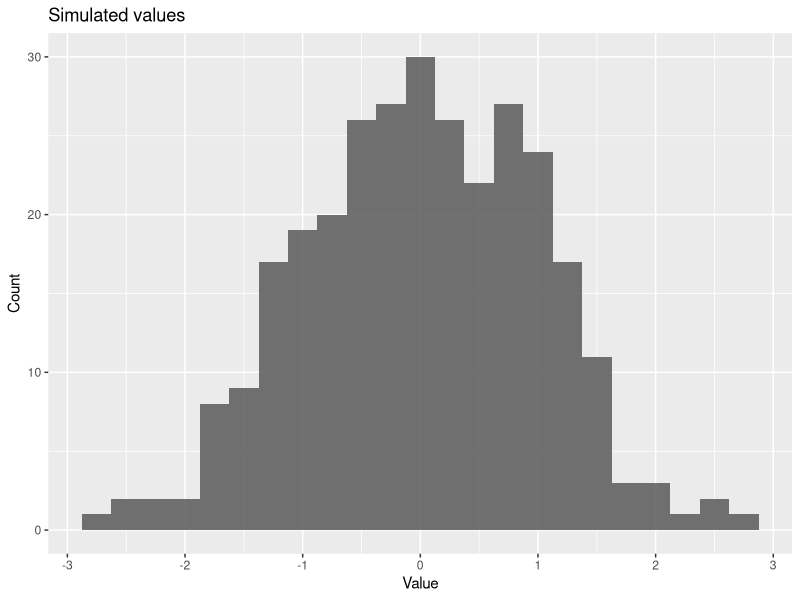
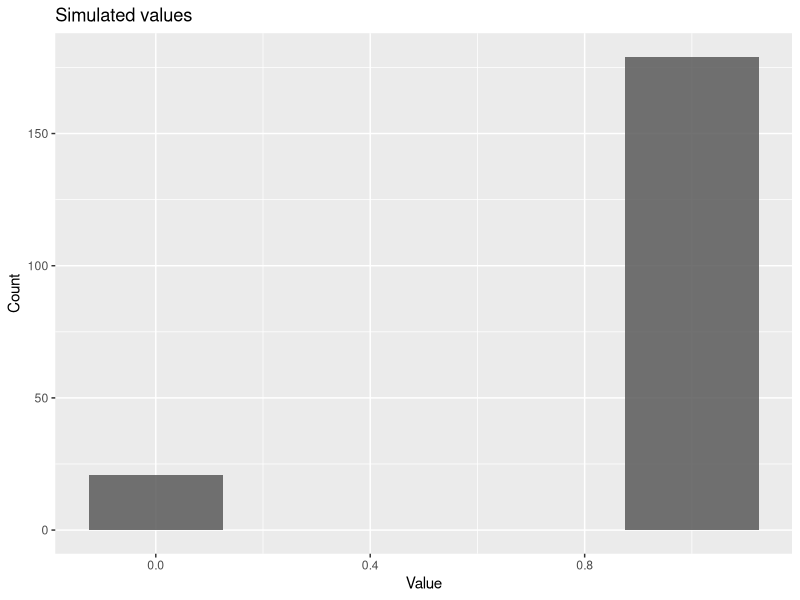
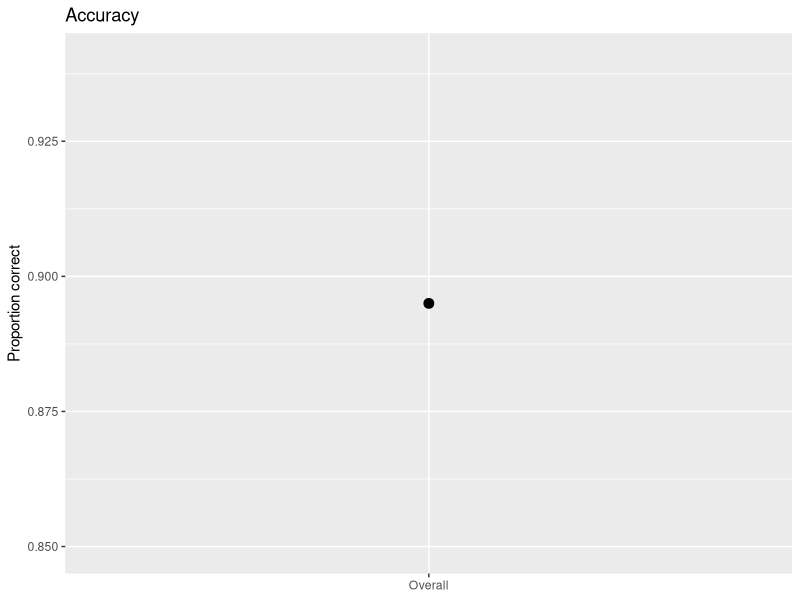
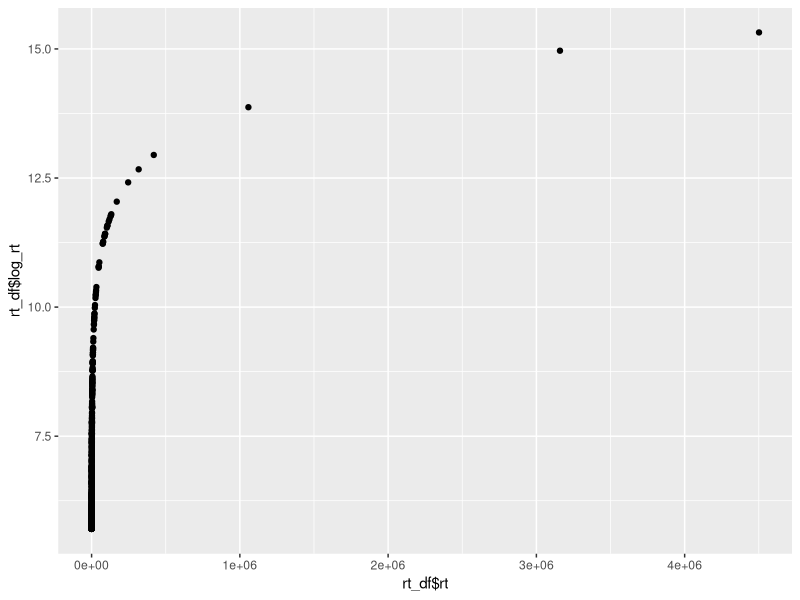
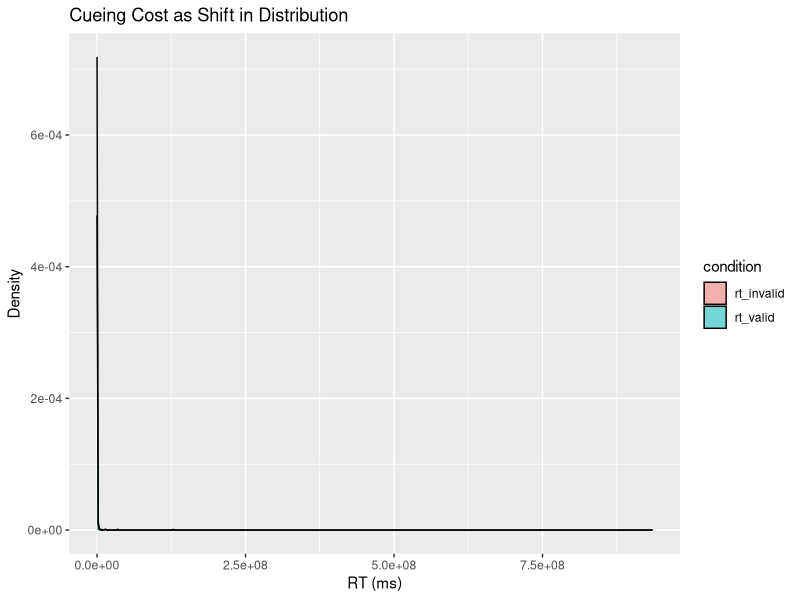
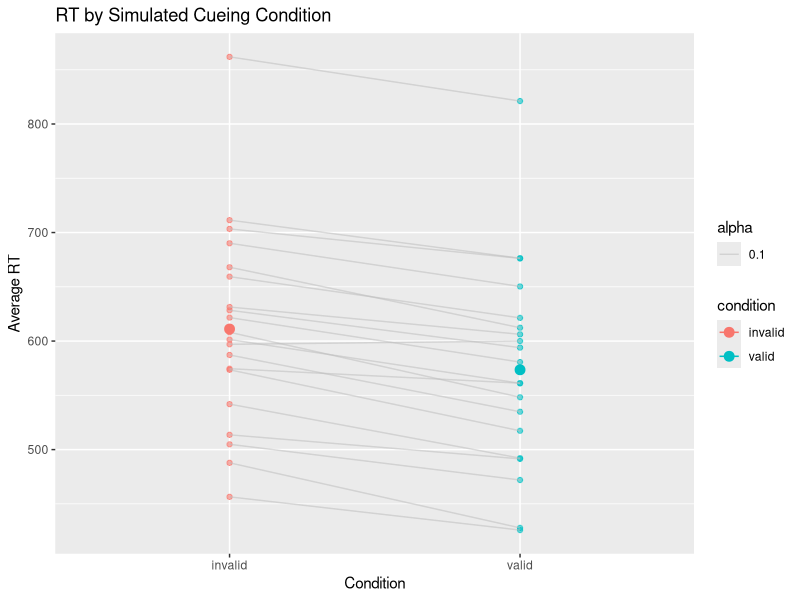

The R script that drew these images, in order:
## ---- chunk 1
#| label: setup
library(tidyverse)
set.seed(2025)

## ---- chunk 2

# you can play around with these
n <- 300 # number of datapoints
mu <- 0 # mean of the distribution
sd_norm <- 1 # sd of the distribution

# rnorm is your simulation function here
# take a look at how it's used by typing ``? rnorm``
## note that this function is taking the inputs you specified above -- it doesn't matter what these are called
norm_df <- tibble(sim_values = rnorm(n, mu, sd_norm))

# so you know, this code would do the same thing
# norm_df <- tibble(sim_values = rnorm(300, 0, 1))

# okay, check out the top of this dataframe
head(norm_df)
## ---- chunk 3
norm_df_summary<- norm_df |> 
  summarise(mean = mean(sim_values), sd = sd(sim_values), n = n())

print(norm_df_summary)

# What happens if you increase the "n"? How do these summaries change?
## ---- chunk 4
ggplot(norm_df, aes(x=sim_values)) +
  geom_histogram(binwidth = 0.25, alpha = 0.85) +
  labs(title = "Simulated values", x = "Value", y = "Count")
## ---- chunk 5
#| label: binom-bernoulli
# TODO: create a simulated dataframe using rbinom (remember, you can look at the help for the function)
acc_df <- tibble(acc = rbinom(200, size = 1, prob = 0.92))

# TODO: summarise and count
acc_df_summary <- acc_df |>
  summarise(prop_correct = mean(acc), n = n())
## ---- chunk 6
## TO DO: Make a histogram of these values
ggplot(acc_df, aes(x=acc)) +
  geom_histogram(binwidth = 0.25, alpha = 0.85) +
  labs(title = "Simulated values", x = "Value", y = "Count")
## ---- chunk 7
# TODO: plot overall proportion 
# Hint:  use `stat_summary(fun = mean)` for the mean

# TO DO: Plot some measure of variability (SD or 95% CI)
# Hint: stat_summary(fun.data = mean_cl_normal, geom = "errorbar", width = 0.1) +
# You have to give stat_summary an x-value, but since there isn't really one here you can just give it a label (e.g., "overall")

ggplot(acc_df, aes(x='Overall', y = acc)) +
  stat_summary(fun = mean, geom = "point", size = 3) +
  stat_summary(fun.data = mean_cl_normal, geom = "errorbar", width = 0.1) +
  labs(x = NULL, y = "Proportion correct", title = "Accuracy")
## ---- chunk 8
#| label: binom-conditions-blocks
# TODO: simulate
acc2 <- tibble(
  condition = rep(c("easy","hard"), each = 100),
  block = rep(rep(1:4, each = 25), times = 2),
  acc = c(rbinom(100, 1, 0.97), rbinom(100, 1, 0.87))
)

# Check per-block counts
acc2 |>
  add_count(block, name = "n_block") |>
  distinct(block, n_block)

# Summaries by condition × block
acc_by_cb <- acc2 |>
  group_by(condition, block) |>
  summarise(prop_correct = mean(acc), trials = n(), .groups = "drop")

# Pivot wider
acc_wide <- acc_by_cb |>
  pivot_wider(names_from = condition, values_from = prop_correct)

# View
acc_by_cb
acc_wide
## ---- chunk 9
# Helper: shifted lognormal RTs (t0 + LogNormal(meanlog, sdlog))
r_shifted_lognorm <- function(n, t0, meanlog, sdlog) {
  t0 + rlnorm(n, meanlog = meanlog, sdlog = sdlog)
}
## ---- chunk 10
#| label: lognormal-single
# Here's the basic way you could simulate RTs and their logged RTs
rt_df <- tibble(
  rt = r_shifted_lognorm(500, t0 = 300, meanlog = log(250), sdlog = log(20))
) |>
  mutate(log_rt = log(rt))
## ---- chunk 11
# TODO: P
qplot(rt_df$rt, rt_df$log_rt)
## ---- chunk 12
# TODO: summaries
rt_df_summary <- rt_df |>
  summarise(mean_rt = mean(rt), median_rt = median(rt), max_rt = max(rt), sd_rt = sd(rt))

head(rt_df_summary)
## ---- chunk 13
rt_df_valid_invalid <- tibble(
  rt_valid = r_shifted_lognorm(500, t0 = 300, meanlog = log(250), sdlog = log(50)), 
  rt_invalid = r_shifted_lognorm(500, t0 = 300, meanlog = log(290), sdlog = log(50))
) 
## ---- chunk 14
rt_df_valid_invalid_longer <- rt_df_valid_invalid |>
  pivot_longer(cols=c('rt_valid','rt_invalid'), values_to='rt', names_to='condition')
## ---- chunk 15

# TODO: group_by() condition and summarise mean_rt, sd_rt
valid_invalid_summary <- rt_df_valid_invalid_longer |>
  group_by(condition) |>
  summarise(mean_rt = mean(rt), sd_rt = sd(rt), n = n())

head(valid_invalid_summary)
## ---- chunk 16
## Use ggplot to make density plot of simulated data
ggplot(rt_df_valid_invalid_longer, aes(x=rt, fill = condition)) +
  geom_density(alpha = 0.5) +
  labs(title = "Cueing Cost as Shift in Distribution", x = "RT (ms)", y = "Density")
## ---- chunk 17
# parameters for two conditions
t0_valid      <- 300
meanlog_valid <- log(250)
sdlog_valid   <- 0.35

t0_invalid      <- 320
meanlog_invalid <- log(260)
sdlog_invalid   <- 0.37

# start with an empty tibble
df_experiment <- tibble()


num_trials = 100
rt_upper_cutoff = 5000 # very slow rt
rt_lower_cutoff = 200 # very fast rt

# loop over participants (1–20)
for (i in 1:20) {
  print(i)
  # random baseline shift for this participant 
  baseline_shift <- rnorm(1, mean = 0, sd = 80)
  
  # simulate 200 trials (100 valid + 100 invalid)
  sim_subj <- tibble(
    participant  = i,
    condition = rep(c("valid", "invalid"), each = num_trials),
    trial     = rep(1:num_trials, times = 2),
    rt        = c(
      t0_valid   + baseline_shift + rlnorm(num_trials, meanlog = meanlog_valid, sdlog = sdlog_valid),
      t0_invalid + baseline_shift + rlnorm(num_trials, meanlog = meanlog_invalid, sdlog = sdlog_invalid)
    )
  ) |>
    filter(rt >= rt_lower_cutoff, rt <= rt_upper_cutoff) |>  # trim extremes
    mutate(log_rt = log(rt)) # take th elog
  
  # append to growing data frame
  df_experiment <- bind_rows(df_experiment, sim_subj)
}

## ---- chunk 18
df_experiment_summary <- df_experiment %>%
  group_by(participant, condition) %>%
  summarize(mean_rt = mean(rt))
## ---- chunk 19
# Plot average RTs and 95 CIs over individual subjects
ggplot(df_experiment_summary, aes(x=condition, y=mean_rt, color=condition, fill=condition)) +
  geom_point(alpha=.6) + # plot individual subject means
  geom_line(aes(group=participant, alpha=.1), color='grey') + # connect data from each partiicpant
  stat_summary(fun = mean, geom = "point", size = 3) + # plot overall mean
  stat_summary(fun.data = mean_cl_normal, geom = "errorbar", width = 0.1) + # plot CIs over people
  labs(x = "Condition", y = "Average RT", title = "RT by Simulated Cueing Condition") 
